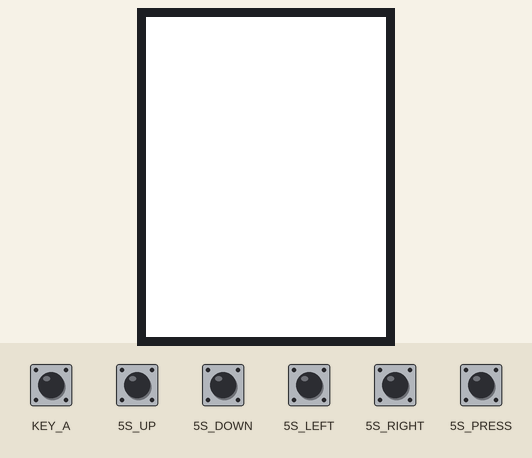
This sketch was run on a simulated Seeed Wio Terminal. Parts: 240×320 colour display. The test bench sets the inputs (shaded band); at power-on: 5S_DOWN, 5S_LEFT, 5S_PRESS, 5S_RIGHT, 5S_UP, KEY_A HIGH.

Above: at 1.3 s.
1.4 s: 5S_PRESS pulled LOW for 1 s
4.3 s: KEY_A pulled LOW for 1 s
6.8 s: 5S_UP pulled LOW for 0.15 s
8.4 s: 5S_PRESS pulled LOW for 1 s
Timing chart, 0 to 11.4 s (numbered marks = the images above; inputs shaded):
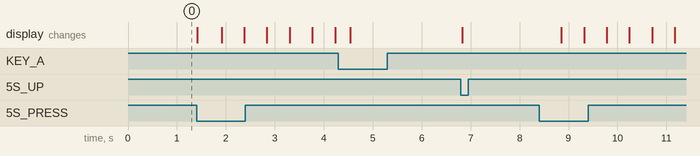

The sketch:

CERCHIO.ino
```cpp
#include "TFT_eSPI.h"

TFT_eSPI tft;
float x;
float y;
float r;

void setup() {
  tft.begin();
  pinMode(WIO_KEY_A, INPUT_PULLUP);

  pinMode(WIO_5S_UP, INPUT_PULLUP);
  pinMode(WIO_5S_DOWN, INPUT_PULLUP);
  pinMode(WIO_5S_LEFT, INPUT_PULLUP);
  pinMode(WIO_5S_RIGHT, INPUT_PULLUP);
  x = 20;
  y = 20;
  r = 20;
  pinMode(WIO_5S_PRESS, INPUT_PULLUP);
}


void loop() {


  tft.fillScreen(0xFFFF);

  if (digitalRead(WIO_5S_PRESS) == LOW) {
    r = r * 2;
  }


  if (digitalRead(WIO_5S_UP) == LOW) {
    x = x + -15;
  }
  if (digitalRead(WIO_5S_DOWN) == LOW) {
    x = x + 15;
  }
  if (digitalRead(WIO_5S_LEFT) == LOW) {
    y = y + 15;
  }
  if (digitalRead(WIO_5S_RIGHT) == LOW) {
    y = y - 15;
  }

  if (digitalRead(WIO_KEY_A) == LOW) {
     r = r / 2;
  }
  tft.drawCircle(x, y, r, 0xF800);
  tft.fillCircle(x, y, r, 0xF800);
}
```
